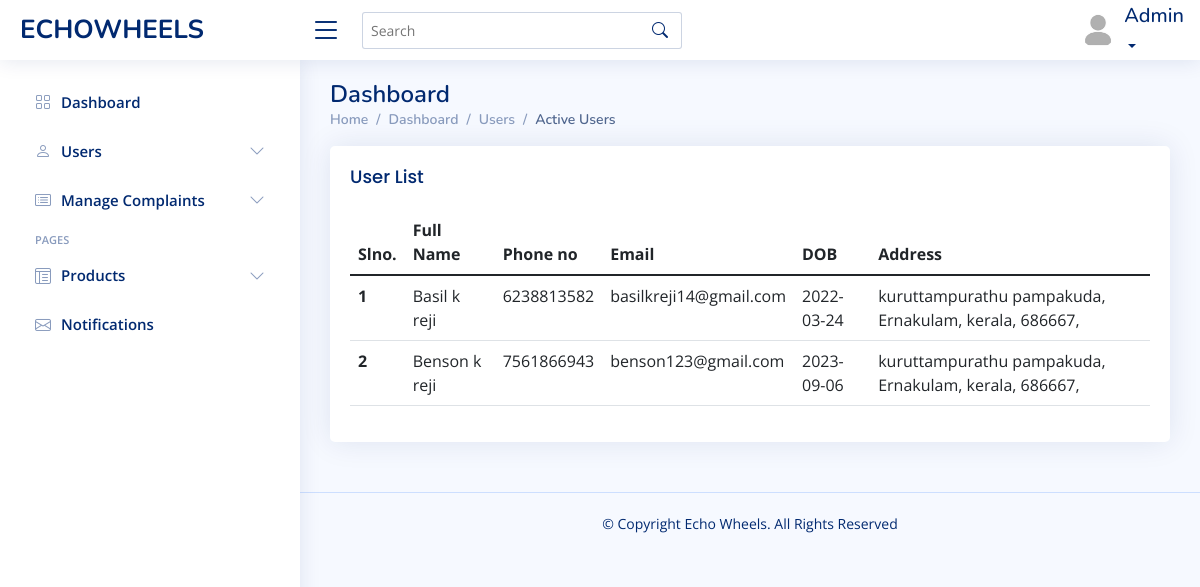
Before: /admin/activeuser.php with the older database file.
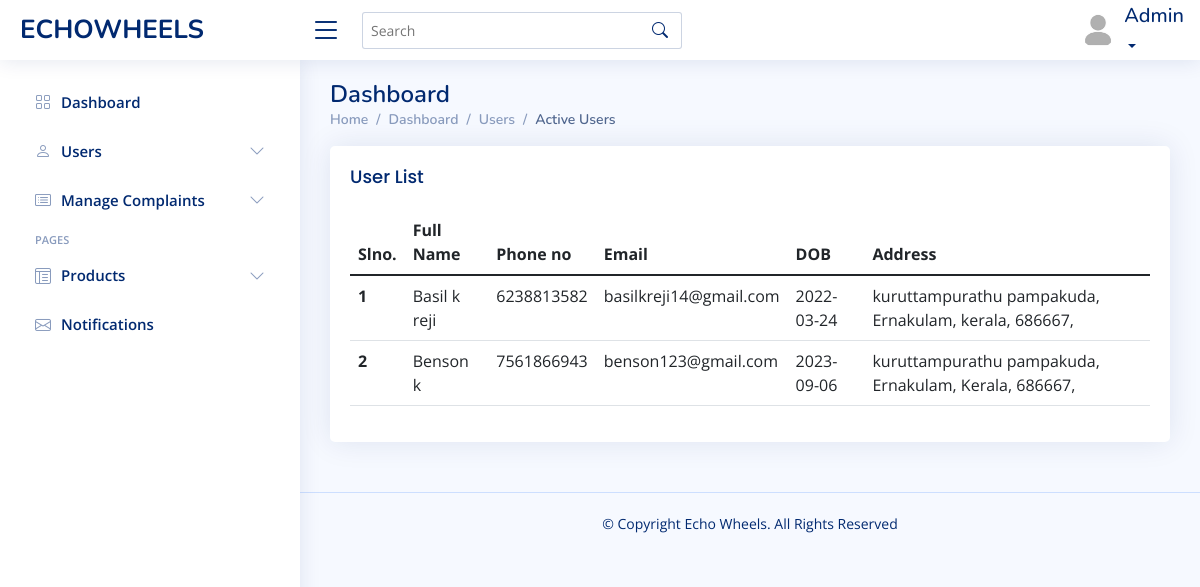
After: the same page with the newer database file.
### tables this page shows
CREATE TABLE `registration` (
  `first_name` varchar(30) NOT NULL,
  `last_name` varchar(30) NOT NULL,
  `contact` varchar(10) NOT NULL,
  `email_id` varchar(50) NOT NULL,
  `house_name` varchar(30) NOT NULL,
  `street_name` varchar(30) NOT NULL,
  `district_name` varchar(20) NOT NULL,
  `state_name` varchar(20) NOT NULL,
  `pincode` int(6) NOT NULL,
  `date_of_birth` date NOT NULL
);

### connect.php (called while the page is built, shortened)
<?php
$dbname="echowheels";
$conn=mysqli_connect("localhost","root","",$dbname);
function select_data($sql)
{
  global $conn;
  $res = mysqli_query($conn, $sql);
  if ($res)
    return $res;
  else
    return False;
}
?>

### admin/activeuser.php (the view, shortened to what this page needs)
<?php
include("header.php");
?>
<main id="main" class="main">
  <div class="pagetitle">
    <h1>Dashboard</h1>
    <nav>
      <ol class="breadcrumb">
        <li class="breadcrumb-item"><a href="index.php">Home</a></li>
        <li class="breadcrumb-item">Dashboard</li>
        <li class="breadcrumb-item">Users</li>
        <li class="breadcrumb-item active">Active Users</li>
      </ol>
    </nav>
  </div>
  <section class="section dashboard">
    <div class="row">
      <section class="section">
        <div class="row">
          <div class="col-lg-12">
          <div class="card">
          <div class="card-body">
            <h5 class="card-title">
              User List
            </h5>
            <table class="table datatable">
              <thead>
                <tr>
                  <th scope="col">Slno.</th>
                  <th scope="col">Full Name</th>
                  <th scope="col">Phone no</th>
                  <th scope="col">Email</th>
                  <th scope="col">DOB</th>
                  <th scope="col">Address</th>
                </tr>
              </thead>
              <tbody>
                <?php
                $sql = "SELECT * FROM `registration` WHERE email_id IN (SELECT email_id FROM `login` WHERE user_type = 1)";
                $data = select_data($sql);
                $n = 1;
                while ($row = mysqli_fetch_assoc($data)) {
                  ?>
                  <tr>
                    <th scope='row'>
                      <?php echo $n++; ?>
                    </th>
                    <td>
                      <?php echo $row['first_name'] . " " . $row['last_name'] ?>
                    </td>
                    <td>
                      <?php echo $row['contact'] ?>
                    </td>
                    <td>
                      <?php echo $row['email_id'] ?>
                    </td>
                    <td>
                    <?php echo $row['date_of_birth'] ?>
                    </td>
                    <td>
                    <?php echo $row['house_name'] ?>
                      <?php echo $row['street_name'] ?>,
                      <?php echo $row['district_name'] ?>,
                      <?php echo $row['state_name'] ?>,
                      <?php echo $row['pincode'] ?>,
                    </td>
                  </tr>
                  <?php
                }
                ?>
              </tbody>
            </table>
          </div>
        </div>
    </div>
    </div>
  </section>
</main>

### admin/header.php (shortened to what this page needs)
<?php
require("../connect.php");
   ?>
<!DOCTYPE html>
<html lang="en">
<head>
  <link href="assets/vendor/bootstrap/css/bootstrap.min.css" rel="stylesheet">
  <link href="assets/vendor/bootstrap-icons/bootstrap-icons.css" rel="stylesheet">
  <link href="assets/vendor/boxicons/css/boxicons.min.css" rel="stylesheet">
  <link href="assets/vendor/quill/quill.snow.css" rel="stylesheet">
  <link href="assets/vendor/quill/quill.bubble.css" rel="stylesheet">
  <link href="assets/vendor/remixicon/remixicon.css" rel="stylesheet">
  <link href="assets/vendor/simple-datatables/style.css" rel="stylesheet">
  <link href="assets/css/style.css" rel="stylesheet">
</head>
<body>
  <header id="header" class="header fixed-top d-flex align-items-center">
    <div class="d-flex align-items-center justify-content-between">
      <a href="index.php" class="logo d-flex align-items-center">
        <span class="d-none d-lg-block">ECHOWHEELS </span>
      </a>
      <i class="bi bi-list toggle-sidebar-btn"></i>
    </div>
    <div class="search-bar">
      <form class="search-form d-flex align-items-center" method="POST" action="#">
        <input type="text" name="query" placeholder="Search" title="Enter search keyword">
        <button type="submit" title="Search"><i class="bi bi-search"></i></button>
      </form>
    </div>
    <nav class="header-nav ms-auto">
      <ul class="d-flex align-items-center">
        <li class="nav-item dropdown pe-3">
          <a class="nav-link nav-profile d-flex align-items-center pe-0" href="#" data-bs-toggle="dropdown">
            <img src="assets/img/profileimg.jpg" alt="Profile" class="rounded-circle">
            <span class="d-none d-md-block dropdown-toggle ps-2"><h5>Admin</h5></span>
          </a>
        </li>
      </ul>
    </nav>
  </header>
  <aside id="sidebar" class="sidebar">
    <ul class="sidebar-nav" id="sidebar-nav">
      <li class="nav-item">
        <a class="nav-link collapsed" href="index.php">
          <i class="bi bi-grid"></i>
          <span>Dashboard</span>
        </a>
      </li>
      <li class="nav-item">
        <a class="nav-link collapsed" data-bs-target="#charts-nav" data-bs-toggle="collapse" href="#">
          <i class="bi bi-person"></i><span>Users</span><i class="bi bi-chevron-down ms-auto"></i>
        </a>
      </li>
      <li class="nav-item">
        <a class="nav-link collapsed" data-bs-target="#icons-nav" data-bs-toggle="collapse" href="#">
          <i class="bi bi-card-list"></i><span>Manage Complaints</span><i class="bi bi-chevron-down ms-auto"></i>
        </a>
      </li>
      <li class="nav-heading">Pages</li>
      <li class="nav-item">
        <a class="nav-link collapsed" data-bs-target="#tables-nav" data-bs-toggle="collapse" href="#">
          <i class="bi bi-layout-text-window-reverse"></i><span>Products</span><i class="bi bi-chevron-down ms-auto"></i>
        </a>
      </li>
      <li class="nav-item">
        <a class="nav-link collapsed" href=./contact.php>
        <i class="bi bi-envelope"></i>
          <span>Notifications</span>
        </a>
      </li>
    </ul>
  </aside>

### admin/assets/css/style.css (style rules this page uses)
:root { scroll-behavior: smooth; }
body { font-family: "Open Sans", sans-serif; background: #f6f9ff; color: #444444; }
a { color: #4154f1; text-decoration: none; }
h1, h2, h3, h4, h5, h6 { font-family: "Nunito", sans-serif; }
#main { margin-top: 60px; padding: 20px 30px; transition: all 0.3s; }
.pagetitle { margin-bottom: 10px; }
.pagetitle h1 { font-size: 24px; margin-bottom: 0; font-weight: 600; color: #012970; }
.card { margin-bottom: 30px; border: none; border-radius: 5px; box-shadow: 0px 0 30px rgba(1, 41, 112, 0.1); }
.card-title { padding: 20px 0 15px 0; font-size: 18px; font-weight: 500; color: #012970; font-family: "Poppins", sans-serif; }
.card-body { padding: 0 20px 20px 20px; }
.breadcrumb { font-size: 14px; font-family: "Nunito", sans-serif; color: #899bbd; font-weight: 600; }
.breadcrumb a { color: #899bbd; transition: 0.3s; }
.breadcrumb .breadcrumb-item::before { color: #899bbd; }
.breadcrumb .active { color: #51678f; font-weight: 600; }
.logo { line-height: 1; }
@media (min-width: 1200px) { .logo { width: 280px; } }
.logo span { font-size: 26px; font-weight: 700; color: #012970; font-family: "Nunito", sans-serif; }
.header { transition: all 0.5s; z-index: 997; height: 60px; box-shadow: 0px 2px 20px rgba(1, 41, 112, 0.1); background-color: #fff; padding-left: 20px; }
.header .toggle-sidebar-btn { font-size: 32px; padding-left: 10px; cursor: pointer; color: #012970; }
.header .search-bar { min-width: 360px; padding: 0 20px; }
.header .search-form { width: 100%; }
.header .search-form input { border: 0; font-size: 14px; color: #012970; border: 1px solid rgba(1, 41, 112, 0.2); padding: 7px 38px 7px 8px; border-radius: 3px; transition: 0.3s; width: 100%; }
.header .search-form button { border: 0; padding: 0; margin-left: -30px; background: none; }
.header .search-form button i { color: #012970; }
.header-nav ul { list-style: none; }
.header-nav > ul { margin: 0; padding: 0; }
.header-nav .nav-profile { color: #012970; }
.header-nav .nav-profile img { max-height: 36px; }
.header-nav .nav-profile span { font-size: 14px; font-weight: 600; }
.sidebar { position: fixed; top: 60px; left: 0; bottom: 0; width: 300px; z-index: 996; transition: all 0.3s; padding: 20px; overflow-y: auto; scrollbar-width: thin; scrollbar-color: #aab7cf transparent; box-shadow: 0px 0px 20px rgba(1, 41, 112, 0.1); background-color: #fff; }
@media (min-width: 1200px) { #main, #footer { margin-left: 300px; } }
.sidebar-nav { padding: 0; margin: 0; list-style: none; }
.sidebar-nav li { padding: 0; margin: 0; list-style: none; }
.sidebar-nav .nav-item { margin-bottom: 5px; }
.sidebar-nav .nav-heading { font-size: 11px; text-transform: uppercase; color: #899bbd; font-weight: 600; margin: 10px 0 5px 15px; }
.sidebar-nav .nav-link { display: flex; align-items: center; font-size: 15px; font-weight: 600; color: #4154f1; transition: 0.3; background: #f6f9ff; padding: 10px 15px; border-radius: 4px; }
.sidebar-nav .nav-link i { font-size: 16px; margin-right: 10px; color: #4154f1; }
.sidebar-nav .nav-link.collapsed { color: #012970; background: #fff; }
.sidebar-nav .nav-link.collapsed i { color: #899bbd; }
.sidebar-nav .nav-link .bi-chevron-down { margin-right: 0; transition: transform 0.2s ease-in-out; }
.footer { padding: 20px 0; font-size: 14px; transition: all 0.3s; border-top: 1px solid #cddfff; }
.footer .copyright { text-align: center; color: #012970; }
.footer .credits { padding-top: 5px; text-align: center; font-size: 13px; color: #012970; }

Changed rows visible on the page:
changed registration "Benson": last_name "k reji" → "k"; state_name "kerala" → "Kerala"
